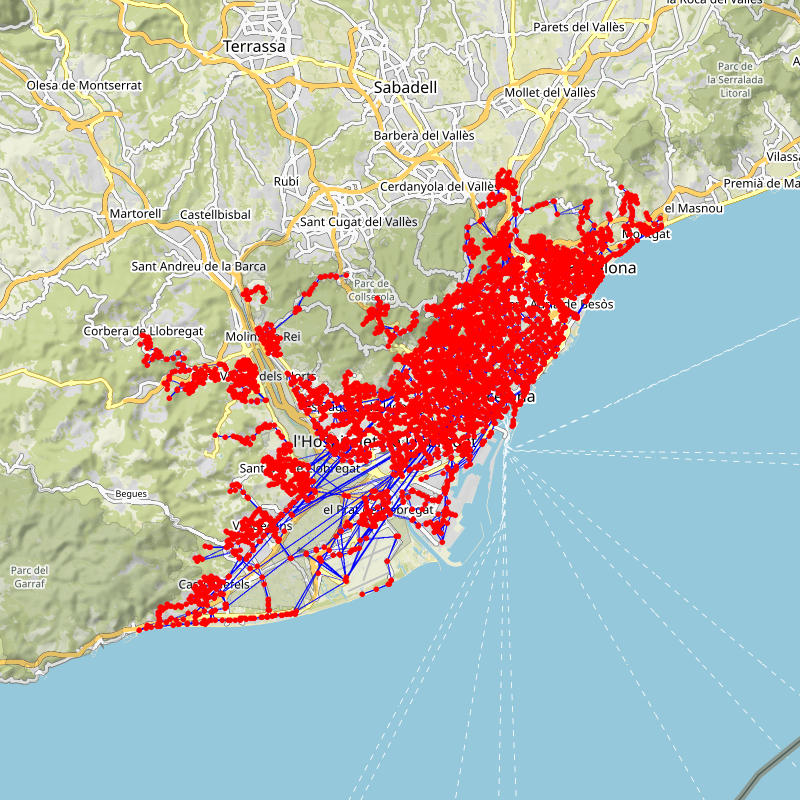

Python code for this plot:
import networkx as nx
import matplotlib.pyplot as plt
from typing import TypeAlias
import requests
from staticmap import StaticMap, CircleMarker, Line
import pandas as pd
import geopandas as gpd
from shapely.geometry import Point

BusesGraph: TypeAlias = nx.Graph

class Bus:
    def __init__(self, id, name, line):
        self.id = id
        self.name = name
        self.line = line


def get_buses_graph() -> BusesGraph:
    url = "https://www.ambmobilitat.cat/OpenData/ObtenirDadesAMB.json"
    response = requests.get(url)
    data = response.json()

    graph = BusesGraph()
    
    for line in data['ObtenirDadesAMBResult']['Linies']['Linia']:
        for stop in line['Parades']['Parada']:
            bus = Bus(stop['CodAMB'], stop['Adreca'], line['Nom'])
            graph.add_node(bus.id, name=bus.name, line=bus.line, y=stop['UTM_X'], x=stop['UTM_Y'])

        stops = line['Parades']['Parada']
        for i in range(len(stops) - 1):
            graph.add_edge(stops[i]['CodAMB'], stops[i + 1]['CodAMB'])




    #gdf_edges = gpd.GeoDataFrame(edge_data, geometry=lines, crs='EPSG:4326')  # Set the CRS directly here

    # Convert GeoDataFrames back to an nx.Graph
    #G = nx.from_pandas_edgelist(gdf_edges, source='source', target='target', edge_attr=True, create_using=nx.Graph())
    #nx.set_node_attributes(G, node_data)
    graph.graph["crs"] = "EPSG:4326"

    return graph





def show(g: BusesGraph) -> None:
    plt.figure(figsize=(15,15))
    nx.draw(g, with_labels=True, node_color='skyblue', node_size=15, edge_color='gray')
    plt.show()

def plot(g: BusesGraph, file_name: str) -> None:
    m = StaticMap(800, 800)

    for node in g.nodes(data=True):
        #node: (72, {'name': 'Pl de Catalunya', 'line': '100', 'x': 41.386255, 'y': 2.169782})
        marker = CircleMarker((node[1]['y'], node[1]['x']), 'red', 5)
        m.add_marker(marker)
        #@GitHub: alexanderbkl



    for edge in g.edges():
        #edge:
        #(72, 72)
        #(73, 73)
        #(72, 72)
        #(73, 73)
        #(74, 74)
        #(76, 76)
        #(79, 79)
        #...
        line = Line(((g.nodes[edge[0]]['y'], g.nodes[edge[0]]['x']), (g.nodes[edge[1]]['y'], g.nodes[edge[1]]['x'])), 'blue', 1)
        m.add_line(line)

    image = m.render()
    image.save(file_name)
    

#graph = get_buses_graph()

#show(graph)

#plot(graph, 'buses.png')